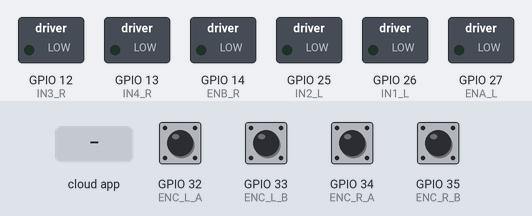
This sketch was run on a simulated ESP32. Shown: switched loads named in the sketch (green lamp = pin HIGH). The test bench sets the inputs (shaded band); at power-on: GPIO 32 (ENC_L_A), GPIO 33 (ENC_L_B), GPIO 34 (ENC_R_A), GPIO 35 (ENC_R_B) HIGH. The ROS host is connected and sends only what is stated.

Above: at 3.2 s.
3.3 s: the phone or cloud app sets angular.z to -100
At 3.7 s:
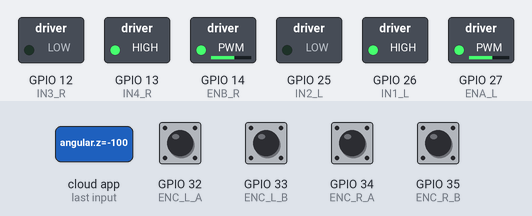
4.9 s: the phone or cloud app sets linear.x to -100
At 5.9 s:
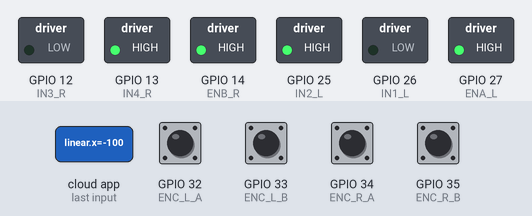
6.4 s: the phone or cloud app sets linear.x to 0
At 7.3 s:
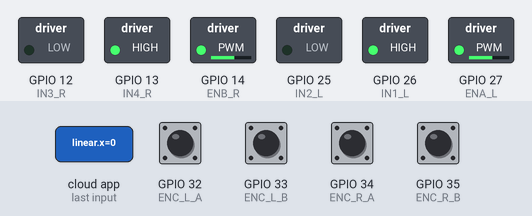
8.0 s: the phone or cloud app sets angular.z to 100
At 9.4 s:
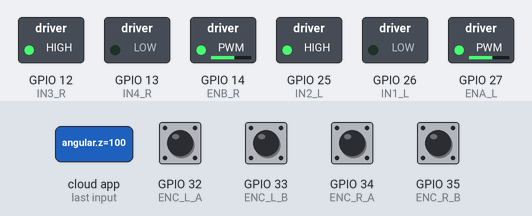
9.7 s: the phone or cloud app sets linear.x to 100
At 10.7 s:
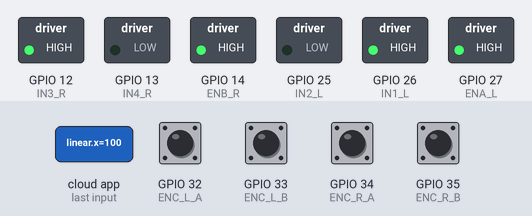
11.2 s: the phone or cloud app sets linear.x to 0
At 12.0 s:
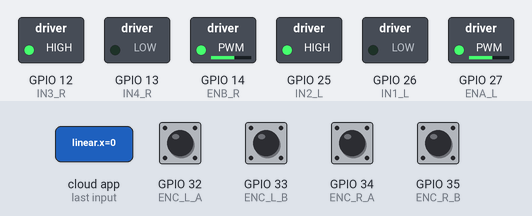
Timing chart, 0 to 13.8 s (numbered marks = the images above; inputs shaded):
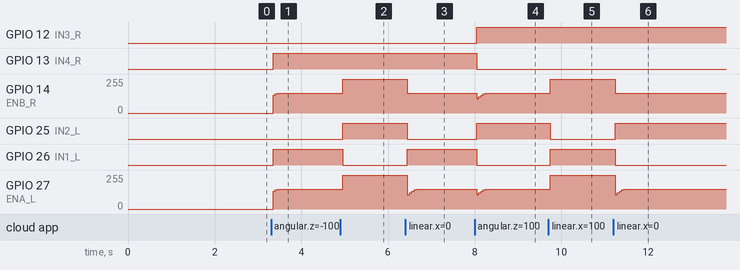

Measured:
- after the input at 3.3 s, GPIO 13 (IN4_R), GPIO 26 (IN1_L): LOW → HIGH after 0.05 s; GPIO 14 (ENB_R), GPIO 27 (ENA_L): 0/255 → 147/255 after 0.05 s
- after the input at 4.9 s, GPIO 14 (ENB_R), GPIO 27 (ENA_L): 147/255 → 255/255 after 0.05 s; GPIO 25 (IN2_L): LOW → HIGH after 0.05 s; GPIO 26 (IN1_L): HIGH → LOW after 0.05 s
- after the input at 6.4 s, GPIO 14 (ENB_R), GPIO 27 (ENA_L): 255/255 → 147/255 after 0.05 s; GPIO 25 (IN2_L): HIGH → LOW after 0.05 s; GPIO 26 (IN1_L): LOW → HIGH after 0.05 s
- after the input at 8.0 s, GPIO 12 (IN3_R), GPIO 25 (IN2_L): LOW → HIGH after 0.05 s; GPIO 13 (IN4_R), GPIO 26 (IN1_L): HIGH → LOW after 0.05 s
- after the input at 9.7 s, GPIO 14 (ENB_R), GPIO 27 (ENA_L): 147/255 → 255/255 after 0.05 s; GPIO 25 (IN2_L): HIGH → LOW after 0.05 s; GPIO 26 (IN1_L): LOW → HIGH after 0.05 s
- after the input at 11.2 s, GPIO 14 (ENB_R), GPIO 27 (ENA_L): 255/255 → 147/255 at once; GPIO 25 (IN2_L): LOW → HIGH at once; GPIO 26 (IN1_L): HIGH → LOW at once

The sketch:

cmdvel_subscriber.ino
```cpp
#include <Arduino.h>
#include <micro_ros_arduino.h>
#include <stdio.h>
#include <rcl/rcl.h>
#include <rcl/error_handling.h>
#include <rclc/rclc.h>
#include <rclc/executor.h>
#include <geometry_msgs/msg/twist.h>
#include <geometry_msgs/msg/point.h>

// --- Robot Physical Parameters ---
const float WHEEL_RADIUS = 0.033;      // Meters (e.g., 66mm diameter)
const float WHEEL_SEPARATION = 0.20;   // Meters (Distance between left and right wheels)
const float TICKS_PER_REV = 5040.0;    // 4X Decoding for Johnson Motor

// --- Motor Pins (L298N) ---
#define ENA_L 27 // Left Motor PWM
#define IN1_L 26 // Left Motor Dir 1
#define IN2_L 25 // Left Motor Dir 2

#define ENB_R 14 // Right Motor PWM
#define IN3_R 12 // Right Motor Dir 1
#define IN4_R 13 // Right Motor Dir 2

// --- Encoder Pins ---
#define ENC_L_A 32
#define ENC_L_B 33
#define ENC_R_A 34 // Note: GPIO 34-39 are input only (perfect for encoders)
#define ENC_R_B 35

// --- micro-ROS Objects ---
rcl_subscription_t subscriber;
rcl_publisher_t publisher;
geometry_msgs__msg__Twist twist_msg;
geometry_msgs__msg__Point ticks_msg;
rclc_executor_t executor;
rclc_support_t support;
rcl_allocator_t allocator;
rcl_node_t node;

// --- Control Variables ---
volatile long leftTicks = 0;
volatile long rightTicks = 0;
portMUX_TYPE mux = portMUX_INITIALIZER_UNLOCKED;

float target_ticks_sec_l = 0.0;
float target_ticks_sec_r = 0.0;
float integral_l = 0.0;
float integral_r = 0.0;

long last_ticks_l = 0;
long last_ticks_r = 0;
unsigned long last_time = 0;

// --- Encoder Interrupts (4X Decoding) ---
void IRAM_ATTR isr_L_A() {
  portENTER_CRITICAL_ISR(&mux);
  if (digitalRead(ENC_L_A) == digitalRead(ENC_L_B)) leftTicks++; else leftTicks--;
  portEXIT_CRITICAL_ISR(&mux);
}
void IRAM_ATTR isr_L_B() {
  portENTER_CRITICAL_ISR(&mux);
  if (digitalRead(ENC_L_A) != digitalRead(ENC_L_B)) leftTicks++; else leftTicks--;
  portEXIT_CRITICAL_ISR(&mux);
}
void IRAM_ATTR isr_R_A() {
  portENTER_CRITICAL_ISR(&mux);
  // Right motor is usually mirrored, so we invert the tick addition here
  if (digitalRead(ENC_R_A) == digitalRead(ENC_R_B)) rightTicks--; else rightTicks++;
  portEXIT_CRITICAL_ISR(&mux);
}
void IRAM_ATTR isr_R_B() {
  portENTER_CRITICAL_ISR(&mux);
  if (digitalRead(ENC_R_A) != digitalRead(ENC_R_B)) rightTicks--; else rightTicks++;
  portEXIT_CRITICAL_ISR(&mux);
}

// --- Macros ---
#define RCCHECK(fn) { rcl_ret_t temp_rc = fn; if((temp_rc != RCL_RET_OK)){while(1){delay(100);}}}
#define RCSOFTCHECK(fn) { rcl_ret_t temp_rc = fn; if((temp_rc != RCL_RET_OK)){}}

// --- cmd_vel Callback & Differential Kinematics ---
void twist_callback(const void * msgin) {
  const geometry_msgs__msg__Twist * msg = (const geometry_msgs__msg__Twist *)msgin;

  float linear_x = msg->linear.x;  // Forward speed (m/s)
  float angular_z = msg->angular.z; // Rotation speed (rad/s)

  // Differential Drive Kinematics Equations
  float vel_left = linear_x - (angular_z * WHEEL_SEPARATION / 2.0);
  float vel_right = linear_x + (angular_z * WHEEL_SEPARATION / 2.0);

  float wheel_circumference = 2.0 * PI * WHEEL_RADIUS;

  target_ticks_sec_l = (vel_left / wheel_circumference) * TICKS_PER_REV;
  target_ticks_sec_r = (vel_right / wheel_circumference) * TICKS_PER_REV;
}

// --- Motor Control Helper ---
void driveMotor(int en, int in1, int in2, float control_signal) {
  int speed = abs(control_signal);
  if (speed > 255) speed = 255;
  if (speed > 0 && speed < 70) speed = 70; // L298N deadband

  if (control_signal == 0) {
    digitalWrite(in1, LOW); digitalWrite(in2, LOW); analogWrite(en, 0);
  } else if (control_signal > 0) {
    digitalWrite(in1, HIGH); digitalWrite(in2, LOW); analogWrite(en, speed);
  } else {
    digitalWrite(in1, LOW); digitalWrite(in2, HIGH); analogWrite(en, speed);
  }
}

void setup() {
  set_microros_transports();

  // Pin Setup
  pinMode(ENC_L_A, INPUT_PULLUP); pinMode(ENC_L_B, INPUT_PULLUP);
  pinMode(ENC_R_A, INPUT_PULLUP); pinMode(ENC_R_B, INPUT_PULLUP);

  attachInterrupt(digitalPinToInterrupt(ENC_L_A), isr_L_A, CHANGE);
  attachInterrupt(digitalPinToInterrupt(ENC_L_B), isr_L_B, CHANGE);
  attachInterrupt(digitalPinToInterrupt(ENC_R_A), isr_R_A, CHANGE);
  attachInterrupt(digitalPinToInterrupt(ENC_R_B), isr_R_B, CHANGE);

  pinMode(ENA_L, OUTPUT); pinMode(IN1_L, OUTPUT); pinMode(IN2_L, OUTPUT);
  pinMode(ENB_R, OUTPUT); pinMode(IN3_R, OUTPUT); pinMode(IN4_R, OUTPUT);

  driveMotor(ENA_L, IN1_L, IN2_L, 0);
  driveMotor(ENB_R, IN3_R, IN4_R, 0);

  delay(2000);

  // micro-ROS Setup
  allocator = rcl_get_default_allocator();
  RCCHECK(rclc_support_init(&support, 0, NULL, &allocator));
  RCCHECK(rclc_node_init_default(&node, "esp32_base_node", "", &support));

  RCCHECK(rclc_subscription_init_default(
    &subscriber, &node, ROSIDL_GET_MSG_TYPE_SUPPORT(geometry_msgs, msg, Twist), "cmd_vel"));

  RCCHECK(rclc_publisher_init_default(
    &publisher, &node, ROSIDL_GET_MSG_TYPE_SUPPORT(geometry_msgs, msg, Point), "motor_ticks"));

  RCCHECK(rclc_executor_init(&executor, &support.context, 1, &allocator));
  RCCHECK(rclc_executor_add_subscription(&executor, &subscriber, &twist_msg, &twist_callback, ON_NEW_DATA));
}

void loop() {
  RCCHECK(rclc_executor_spin_some(&executor, RCL_MS_TO_NS(10)));

  unsigned long current_time = millis();
  if (current_time - last_time >= 50) { // Run at 20Hz
    float dt = (current_time - last_time) / 1000.0;
    last_time = current_time;

    // 1. Safely read ticks
    long current_l, current_r;
    portENTER_CRITICAL(&mux);
    current_l = leftTicks;
    current_r = rightTicks;
    portEXIT_CRITICAL(&mux);

    // 2. Publish Odometry Data
    ticks_msg.x = (double)current_l;
    ticks_msg.y = (double)current_r;
    ticks_msg.z = 0.0;
    RCSOFTCHECK(rcl_publish(&publisher, &ticks_msg, NULL));

    // 3. Calculate Current Velocity (Ticks/Sec)
    float current_sec_l = (current_l - last_ticks_l) / dt;
    float current_sec_r = (current_r - last_ticks_r) / dt;
    last_ticks_l = current_l;
    last_ticks_r = current_r;

    // 4. PI Controller Math
    float error_l = target_ticks_sec_l - current_sec_l;
    float error_r = target_ticks_sec_r - current_sec_r;

    float Kp = 0.05, Ki = 0.1;

    // Hard stop and reset integrals if cmd_vel is 0
    if (target_ticks_sec_l == 0) { integral_l = 0; error_l = 0; }
    else { integral_l += (error_l * dt); }

    if (target_ticks_sec_r == 0) { integral_r = 0; error_r = 0; }
    else { integral_r += (error_r * dt); }

    // Anti-windup
    integral_l = constrain(integral_l, -255, 255);
    integral_r = constrain(integral_r, -255, 255);

    float pwm_l = (Kp * error_l) + (Ki * integral_l);
    float pwm_r = (Kp * error_r) + (Ki * integral_r);

    // 5. Apply power to motors
    if (target_ticks_sec_l == 0) driveMotor(ENA_L, IN1_L, IN2_L, 0);
    else driveMotor(ENA_L, IN1_L, IN2_L, pwm_l);

    if (target_ticks_sec_r == 0) driveMotor(ENB_R, IN3_R, IN4_R, 0);
    else driveMotor(ENB_R, IN3_R, IN4_R, pwm_r);
  }
}
```
